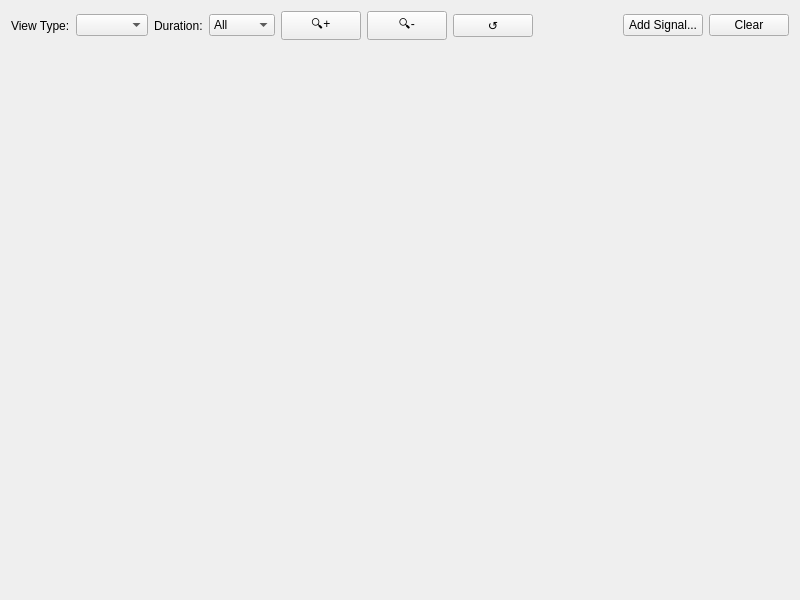
<?xml version="1.0" encoding="UTF-8"?>
<ui version="4.0">
 <class>GraphWindow</class>
 <widget class="QWidget" name="GraphWindow">
  <property name="geometry">
   <rect>
    <x>0</x>
    <y>0</y>
    <width>800</width>
    <height>600</height>
   </rect>
  </property>
  <property name="windowTitle">
   <string>Visualization View</string>
  </property>
  <layout class="QVBoxLayout" name="verticalLayout">
   <item>
     <layout class="QHBoxLayout" name="toolbarLayout">
      <item>
       <widget class="QLabel" name="label">
        <property name="text">
         <string>View Type:</string>
        </property>
       </widget>
      </item>
      <item>
       <widget class="QComboBox" name="viewSelector"/>
      </item>
      <item>
       <widget class="QLabel" name="label_2">
        <property name="text">
         <string>Duration:</string>
        </property>
       </widget>
      </item>
      <item>
       <widget class="QComboBox" name="durationSelector">
        <item>
         <property name="text">
          <string>All</string>
         </property>
        </item>
        <item>
         <property name="text">
          <string>1 min</string>
         </property>
        </item>
        <item>
         <property name="text">
          <string>5 min</string>
         </property>
        </item>
        <item>
         <property name="text">
          <string>10 min</string>
         </property>
        </item>
        <item>
         <property name="text">
          <string>15 min</string>
         </property>
        </item>
        <item>
         <property name="text">
          <string>30 min</string>
         </property>
        </item>
       </widget>
      </item>
      <item>
       <widget class="QPushButton" name="zoomInButton">
        <property name="text">
         <string>🔍+</string>
        </property>
        <property name="toolTip">
         <string>Zoom In</string>
        </property>
       </widget>
      </item>
      <item>
       <widget class="QPushButton" name="zoomOutButton">
        <property name="text">
         <string>🔍-</string>
        </property>
        <property name="toolTip">
         <string>Zoom Out</string>
        </property>
       </widget>
      </item>
      <item>
       <widget class="QPushButton" name="resetZoomButton">
        <property name="text">
         <string>↺</string>
        </property>
        <property name="toolTip">
         <string>Reset Zoom</string>
        </property>
       </widget>
      </item>
      <item>
       <spacer name="horizontalSpacer">
        <property name="orientation">
         <enum>Qt::Horizontal</enum>
        </property>
        <property name="sizeHint" stdset="0">
         <size>
          <width>40</width>
          <height>20</height>
         </size>
        </property>
       </spacer>
      </item>
      <item>
       <widget class="QPushButton" name="addSignalButton">
        <property name="text">
         <string>Add Signal...</string>
        </property>
       </widget>
      </item>
      <item>
       <widget class="QPushButton" name="clearButton">
        <property name="text">
         <string>Clear</string>
        </property>
       </widget>
      </item>
     </layout>
   </item>
   <item>
    <widget class="QStackedWidget" name="stackedWidget">
     <property name="currentIndex">
      <number>-1</number>
     </property>
    </widget>
   </item>
  </layout>
 </widget>
 <resources/>
 <connections/>
</ui>
